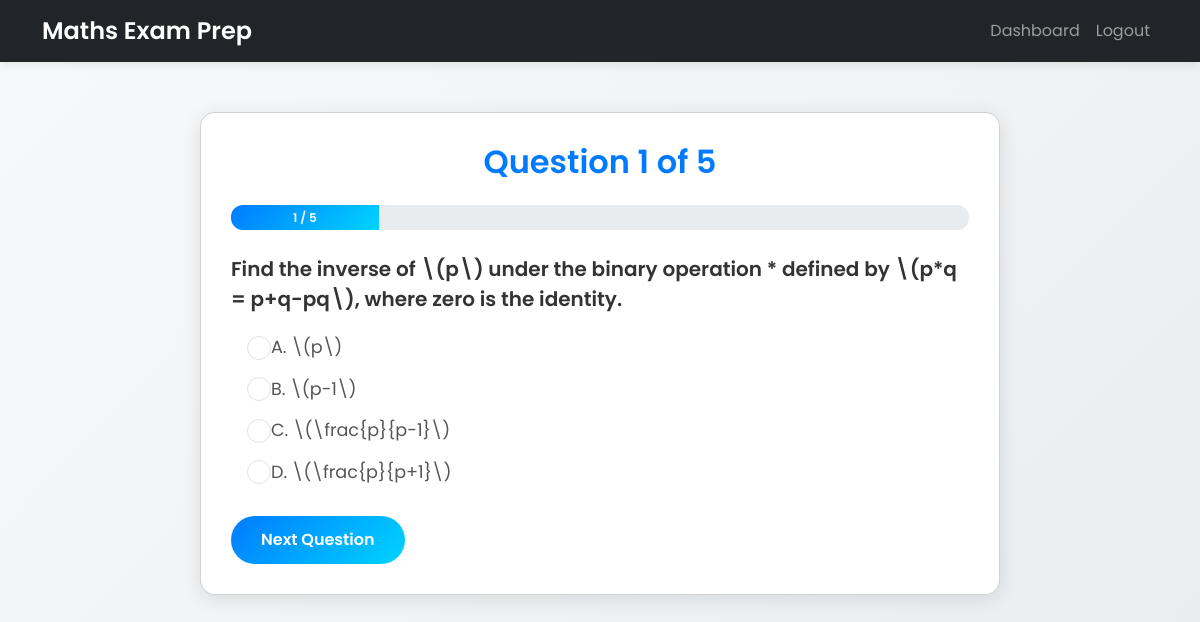
Page /quiz (signed in) on the committed database.
### app/models.py (models this page shows, shortened)
class Question(db.Model):
    id = db.Column(db.Integer, primary_key=True)
    topic = db.Column(db.String(100), nullable=False)
    difficulty = db.Column(db.Integer, nullable=False)
    question_text = db.Column(db.Text, nullable=False)
    option_a = db.Column(db.String(100), nullable=False)
    option_b = db.Column(db.String(100), nullable=False)
    option_c = db.Column(db.String(100), nullable=False)
    option_d = db.Column(db.String(100), nullable=False)
    correct_option = db.Column(db.String(10), nullable=False)
    explanation = db.Column(db.Text, nullable=True)  # Added back explanation column

### app/routes.py (the view, shortened to what this page needs)
@app.route('/quiz', methods=['GET', 'POST'])
@login_required
def quiz():
    topic = request.args.get('topic')
    if 'quiz_questions' not in session:
        if topic:
            all_questions = Question.query.filter_by(topic=topic).all()
            if len(all_questions) < 5:
                flash(f'Not enough questions in {topic}. Please choose another topic or take a general quiz.', 'warning')
                return redirect(url_for('dashboard'))
            selected_questions = random.sample(all_questions, 5)
        else:
            responses = UserResponse.query.filter_by(user_id=current_user.id).all()
            topic_stats = {}
            all_questions = Question.query.all()
            if len(all_questions) < 5:
                flash('Not enough questions available. Please add more questions.', 'warning')
                return redirect(url_for('home'))
            if topic_stats:
                weakest_topic = min(topic_stats, key=lambda t: topic_stats[t]['correct'] / max(1, topic_stats[t]['total']))
                candidates = [q for q in all_questions if q.topic == weakest_topic]
                if len(candidates) >= 5:
                    selected_questions = random.sample(candidates, 5)
                else:
                    remaining = [q for q in all_questions if q not in candidates]
                    selected_questions = candidates + random.sample(remaining, 5 - len(candidates))
            else:
                selected_questions = random.sample(all_questions, 5)
        session['quiz_questions'] = [q.id for q in selected_questions]
        session['current_question'] = 0
        session['score'] = 0
    current_idx = session['current_question']
    question = Question.query.get(session['quiz_questions'][current_idx])
    form = QuizForm()
    return render_template('quiz.html', question=question, form=form, current=current_idx + 1, total=len(session['quiz_questions']))

### app/routes.py
class QuizForm(FlaskForm):
    answer = RadioField('Answer', choices=[('A', 'A'), ('B', 'B'), ('C', 'C'), ('D', 'D')], validators=[DataRequired()])
    submit = SubmitField('Next')

### app/models.py (called while the page is built)
@login_manager.user_loader
def load_user(user_id):
    return User.query.get(int(user_id))

### app/templates/quiz.html (shortened to what this page needs)
<!DOCTYPE html>
<html lang="en">
<head>
    <link href="https://cdn.jsdelivr.net/npm/bootstrap@5.3.3/dist/css/bootstrap.min.css" rel="stylesheet">
</head>
<body>
    <nav class="navbar navbar-expand-lg navbar-dark bg-dark">
        <div class="container">
            <a class="navbar-brand" href="{{ url_for('home') }}">Maths Exam Prep</a>
            <div class="collapse navbar-collapse" id="navbarNav">
                <ul class="navbar-nav ms-auto">
                    <li class="nav-item"><a class="nav-link" href="{{ url_for('dashboard') }}">Dashboard</a></li>
                    <li class="nav-item"><a class="nav-link" href="{{ url_for('logout') }}">Logout</a></li>
                </ul>
            </div>
        </div>
    </nav>
    <div class="container">
        <div class="card quiz-card">
            <h2 class="text-center mb-4">Question {{ current }} of {{ total }}</h2>
            <div class="progress">
                <div class="progress-bar" role="progressbar" style="width: {{ (current / total * 100) }}%;"
                     aria-valuenow="{{ (current / total * 100) }}" aria-valuemin="0" aria-valuemax="100">
                    {{ current }} / {{ total }}
                </div>
            </div>
            <form method="POST" class="mt-4">
                <p class="question-text">{{ question.question_text | safe }}</p>
                <div class="form-check">
                    <input type="radio" name="answer" value="A" class="form-check-input" id="option_a" required>
                    <label class="form-check-label" for="option_a">A. {{ question.option_a | safe }}</label>
                </div>
                <div class="form-check">
                    <input type="radio" name="answer" value="B" class="form-check-input" id="option_b" required>
                    <label class="form-check-label" for="option_b">B. {{ question.option_b | safe }}</label>
                </div>
                <div class="form-check">
                    <input type="radio" name="answer" value="C" class="form-check-input" id="option_c" required>
                    <label class="form-check-label" for="option_c">C. {{ question.option_c | safe }}</label>
                </div>
                <div class="form-check">
                    <input type="radio" name="answer" value="D" class="form-check-input" id="option_d" required>
                    <label class="form-check-label" for="option_d">D. {{ question.option_d | safe }}</label>
                </div>
                <button type="submit" class="btn btn-primary mt-3">Next Question</button>
            </form>
        </div>
    </div>
</body>
</html>

### app/templates/quiz.html (style rules this page uses)
body { background: linear-gradient(135deg, #f8f9fa 0%, #e9ecef 100%); font-family: 'Poppins', sans-serif; color: #333; min-height: 100vh; }
.navbar { box-shadow: 0 2px 10px rgba(0, 0, 0, 0.1); }
.navbar-brand { font-weight: 600; font-size: 1.5rem; }
.quiz-card { max-width: 800px; margin: 50px auto; border-radius: 15px; box-shadow: 0 4px 20px rgba(0, 0, 0, 0.1); padding: 30px; background: #fff; }
h2 { font-weight: 600; color: #007bff; animation: fadeInDown 0.8s ease-in-out; }
.progress { height: 25px; border-radius: 12px; background-color: #e9ecef; overflow: hidden; transition: width 0.5s ease-in-out; }
.progress-bar { background: linear-gradient(135deg, #007bff, #00d4ff); font-weight: 600; }
.question-text { font-size: 1.25rem; font-weight: 600; color: #333; margin-bottom: 20px; line-height: 1.5; }
.form-check { margin-bottom: 15px; padding-left: 2.5rem; }
.form-check-input { width: 1.5rem; height: 1.5rem; margin-top: 0.1rem; cursor: pointer; }
.form-check-label { font-size: 1.1rem; color: #555; cursor: pointer; transition: color 0.3s ease; line-height: 1.5; }
.btn-primary { background: linear-gradient(135deg, #007bff, #00d4ff); border: none; border-radius: 30px; padding: 12px 30px; font-weight: 600; transition: transform 0.3s ease; }

### rows in the picture
Question: question_text "Find the inverse of \\(p\\) under the binary operation * defined by \\(p*q = p+q-pq\\), where zero is the identity.", option_a "\\(p\\)", option_b "\\(p-1\\)", option_c "\\(\\frac{p}{p-1}\\)", option_d "\\(\\frac{p}{p+1}\\)"

### other values in the picture
{{ current }} "1"
{{ total }} "5"
